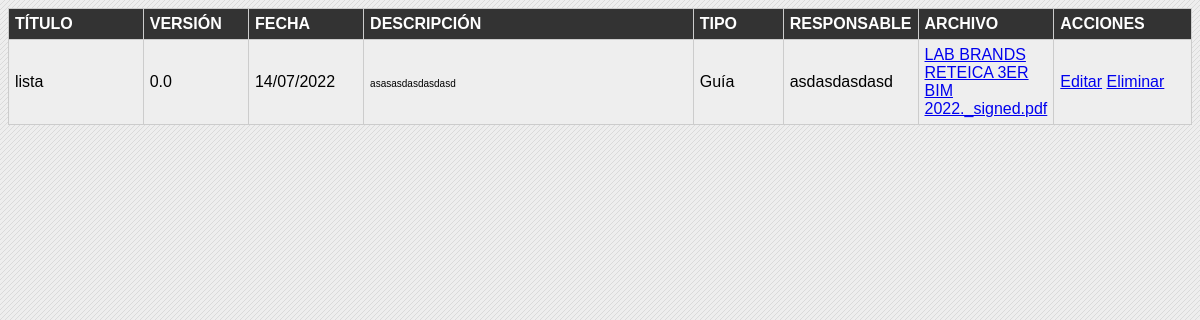
Screenshot of /subir/doc_creador.php with the database file from the repository.
### tables this page shows
CREATE TABLE IF NOT EXISTS `tbl_documentos` (
  `id_documento` int(11) NOT NULL AUTO_INCREMENT,
  `para` varchar(100) NOT NULL,
  `titulo` varchar(150) DEFAULT NULL,
  `version` varchar(50) NOT NULL,
  `fecha` varchar(100) NOT NULL,
  `descripcion` varchar(1000) DEFAULT NULL,
  `tipo` varchar(150) DEFAULT NULL,
  `responsable` varchar(150) NOT NULL,
  `archivo` varchar(255) NOT NULL,
  `id_usuario` int(15) NOT NULL,
  `leido` varchar(180) DEFAULT NULL,
  PRIMARY KEY (`id_documento`),
  KEY `fk_tbl_documentos_login_idx` (`id_usuario`)
);

### subir/config.inc.php (called while the page is built, shortened)
<?php
class Conect_MySql {
     var $obj = array ( "dbname"	=>	"ingresar",
                       "dbuser"		=>	"admin"		,
                       "dbpwd"		=>	"Q!w2e3r4t5"		,
                       "dbhost"		=>	"localhost"	);
     var $db_connect_id = "";
    private function connect(){
		$this->db_connect_id = mysqli_connect($this->obj['dbhost'],$this->obj['dbuser'],$this->obj['dbpwd'],$this->obj['dbname']);
  }
function execute($query) {
        $this->q_id = mysqli_query($this->db_connect_id,$query);
	return $this->q_id;
    }
  public function fetch_row($q_id = "") {
        $result = mysqli_fetch_array($q_id);
        return $result;
    }
}
?>

### subir/doc_creador.php (the view, shortened to what this page needs)
<!DOCTYPE html>
<html>
    <head>
    </head>
    <body>
       <form>
    		<center><table width="96%">
            <tr>
                <th width="162">TÍTULO</th>
                <th width="105">VERSIÓN</th>
                <th width="116">FECHA</th>
                <th width="446">DESCRIPCIÓN</th>
                <th width="102">TIPO</th>
                <th width="120">RESPONSABLE</th>
                <th width="112">ARCHIVO</th>
                <th width="150">ACCIONES</th>
            </tr>
        <?php
		include 'config.inc.php';
        $db=new Conect_MySql();
            $sql = "select*from tbl_documentos where id_usuario = '".$_SESSION['identificacion']."' ORDER BY fecha DESC";
            $query = $db->execute($sql);
            while($datos=$db->fetch_row($query)){?>
            <tr>
                <td><?php echo $datos['titulo']; ?></td>
                <td><?php echo $datos['version']; ?></td>
                <td><?php echo $datos['fecha']; ?></td>
                <td><font size="1px"><?php echo $datos['descripcion']; ?></td>
               	<td><?php echo $datos['tipo']; ?></td>
                <td><?php echo $datos['responsable']; ?></td>
                <td><a href="archivo.php?id=<?php echo $datos['id_documento']?>"><?php echo $datos['archivo']; ?></a></td>
               	<td><a  class="myButton" title="Aquí para nuevas modificaciones" href="editar.php?id=<?php echo $datos['id_documento']?>">Editar</a>
               	<a  class="myButton" title="Eliminar toda esta línea" href="Acciones/eliminar.php?id=<?php echo $datos['id_documento']?>">Eliminar</a></td>
            </tr>
          <?php  } ?>
        </table>
    </form>
    </body>
</html>

### subir/doc_creador.php (style rules this page uses)
* body { background:url(../images/bg.jpg); font-family:"BrowalliaUPC", Gadget, sans-serif; }
table { background:#EEE; width: 100%; border-collapse: collapse; }
tr:nth-of-type(odd) { background: #eee; }
th { background: #333; color: white; font-weight: bold; }
td, th { padding: 6px; border: 1px solid #ccc; text-align: left; }

### rows the page displays
tbl_documentos: titulo "lista", version "0.0", fecha "14/07/2022", descripcion "asasasdasdasdasd", tipo "Guía", responsable "asdasdasdasd", archivo "LAB BRANDS RETEICA 3ER BIM 2022._signed.pdf"
